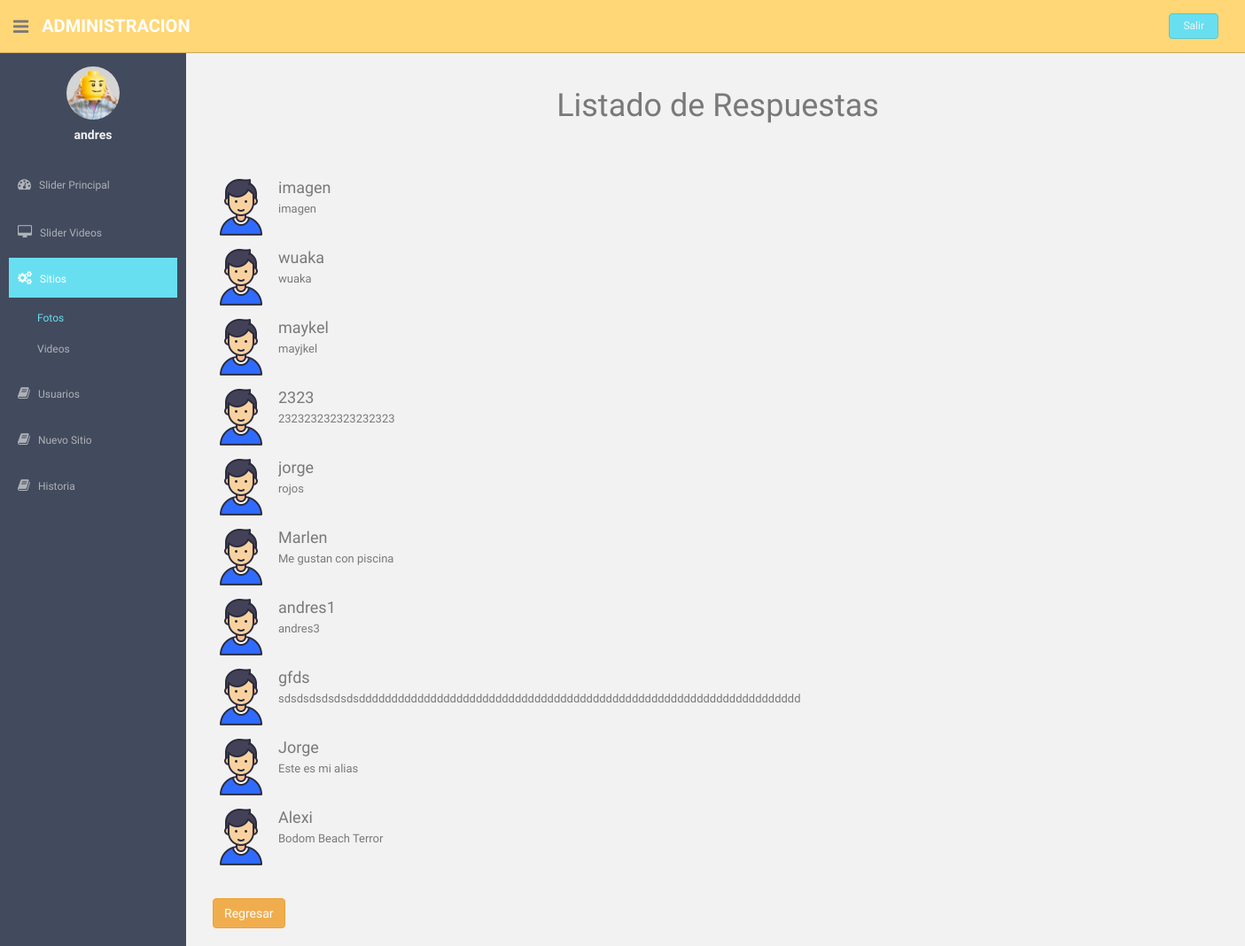
Screenshot of /_admin/foro.php (signed in) with the database file from the repository.
### tables this page shows
CREATE TABLE `foro` (
  `ID` int(7) UNSIGNED NOT NULL,
  `autor` varchar(30) NOT NULL,
  `titulo` varchar(40) NOT NULL,
  `mensaje` text NOT NULL,
  `fecha` date NOT NULL,
  `respuestas` int(11) NOT NULL DEFAULT '0',
  `identificador` int(7) NOT NULL DEFAULT '0',
  `ult_respuesta` date DEFAULT NULL,
  `imagen` varchar(100) NOT NULL
);

### _admin/foro.php (the view, shortened to what this page needs)
<!DOCTYPE html>
<html lang="en">
  <head>
    <link rel="stylesheet" type="text/css" href="assets/css/bootstrap3.3.6.min.css">
    <link href="assets/font-awesome/css/font-awesome.css" rel="stylesheet" />
    <link rel="stylesheet" type="text/css" href="assets/css/zabuto_calendar.css">
    <link rel="stylesheet" type="text/css" href="assets/js/gritter/css/jquery.gritter.css" />
    <link rel="stylesheet" type="text/css" href="assets/lineicons/style.css">
    <link href="assets/css/style.css" rel="stylesheet">
    <link href="assets/css/style-responsive.css" rel="stylesheet">
  </head>
  <body>
    <?php
    if(!empty($_SESSION['usuario']))
    {
    	?>
      <section id="container" >
          <header class="header black-bg">
                  <div class="sidebar-toggle-box">
                      <div class="fa fa-bars tooltips" data-placement="right" data-original-title="Toggle Navigation"></div>
                  </div>
                <a href="index.php" class="logo"><b>Administracion</b></a>
                <div class="top-menu">
                	<ul class="nav pull-right top-menu">
                    <li><a class="logout" href="index.php?cerrar=session">Salir</a></li>
                	</ul>
                </div>
            </header>
          <aside>
              <div id="sidebar"  class="nav-collapse ">
                  <ul class="sidebar-menu" id="nav-accordion">
                  	  <p class="centered"><a><img src="assets/img/ui-sam.jpg" class="img-circle" width="60"></a></p>
                  	  <h5 class="centered"><?php echo $_SESSION['usuario']; ?></h5>
                      <li class="mt">
                          <a href="slider_lista.php">
                              <i class="fa fa-dashboard"></i>
                              <span>Slider Principal</span>
                          </a>
                      </li>
                      <li class="sub-menu">
                          <a href="video_lista.php" >
                              <i class="fa fa-desktop"></i>
                              <span>Slider Videos</span>
                          </a>
                      </li>
                      <li class="sub-menu">
                          <a class="active" href="sitio_lista.php" >
                              <i class="fa fa-cogs"></i>
                              <span>Sitios</span>
                          </a>
                          <ul class="sub">
                              <li class="active"><a  href="fotositio_lista.php">Fotos</a></li>
                              <li><a  href="videositio_lista.php">Videos</a></li>
                          </ul>
                      </li>
                      <li class="sub-menu">
                          <a href="usuario_lista.php" >
                              <i class="fa fa-book"></i>
                              <span>Usuarios</span>
                          </a>
                      </li>
                      <li class="sub-menu">
                          <a href="sitio_lista.php" >
                              <i class="fa fa-book"></i>
                              <span>Nuevo Sitio</span>
                          </a>
                      </li>
                      <li class="sub-menu">
                          <a href="historia.php" >
                              <i class="fa fa-book"></i>
                              <span>Historia</span>
                          </a>
                      </li>
                  </ul>
              </div>
          </aside>
          <section id="main-content">
              <section class="wrapper">
                  <div class="row">
                      <div class="col-lg-12 main-chart">
                        <div class="container">
                        <h1 class="text-center">Listado de Respuestas</h1>
                        <br/>
                        <br/>
                          <?php require_once('../Connections/arqueologia.php'); ?>
<?php
  $query2 = "SELECT * FROM  foro WHERE identificador = '$id' ORDER BY fecha DESC";
  $result2 = $mysqli->query($query2);
  while($row = mysqli_fetch_array($result2, MYSQLI_ASSOC)){
    $autor = $row['autor'];
    $mensaje = $row['mensaje'];
    echo '<div class="media">
			  <div class="media-left">
			    <a>
			      <img width="64px" class="media-object" src="assets/img/person.jpg">
			    </a>
			  </div>
			  <div class="media-body">';
	echo "		<h4 class='media-heading'>$autor</h4>";
	echo "	  	$mensaje
			  </div>
		  </div>";
  }
?>
<br/><br/>
<a class="btn btn-warning" href="foro_lista.php"><span>Regresar</span></a>
                        </div>
                      </div>
                  </div>
              </section>
          </section>
      </section>
      </body>
    </html>
    	<?php
    }else
    echo "Acceso denegado";
    ?>

### _admin/assets/css/style.css (style rules this page uses)
body { color: #797979; background: #f2f2f2; font-family: 'Ruda', sans-serif; padding: 0px !important; margin: 0px !important; font-size:13px; }
ul li { list-style: none; }
a, a:hover, a:focus { text-decoration: none; outline: none; }
#container { width: 100%; height: 100%; }
.centered { text-align: center; }
.mt { margin-top: 25px; }
ul.top-menu > li > .logout { color: #f2f2f2; font-size: 12px; border-radius: 4px; -webkit-border-radius: 4px; border: 1px solid #64c3c2 !important; padding: 5px 15px; margin-right: 15px; background: #68dff0; margin-top: 15px; }
#sidebar { width: 210px; height: 100%; position: fixed; background: #424a5d; }
#sidebar h5 { color: #f2f2f2; font-weight: 700; }
#sidebar ul li { position: relative; }
#sidebar .sub-menu > .sub li { padding-left: 32px; }
#sidebar .sub-menu > .sub li:last-child { padding-bottom: 10px; }
ul.sidebar-menu , ul.sidebar-menu li ul.sub { margin: -2px 0 0; padding: 0; }
ul.sidebar-menu { margin-top: 75px; }
#sidebar > ul > li > ul.sub { display: none; }
#sidebar > ul > li.active > ul.sub, #sidebar > ul > li > ul.sub > li > a { display: block; }
ul.sidebar-menu li ul.sub li { background: #424a5d; margin-bottom: 0; margin-left: 0; margin-right: 0; }
ul.sidebar-menu li ul.sub li:last-child { border-radius: 0 0 4px 4px; -webkit-border-radius: 0 0 4px 4px; }
ul.sidebar-menu li ul.sub li a { font-size: 12px; padding: 6px 0; line-height: 35px; height: 35px; -webkit-transition: all 0.3s ease; -moz-transition: all 0.3s ease; -o-transition: all 0.3s ease; -ms-transition: all 0.3s ease; transition: all 0.3s ease; color: #aeb2b7; }
ul.sidebar-menu li ul.sub li.active a { color: #68dff0; -webkit-transition: all 0.3s ease; -moz-transition: all 0.3s ease; -o-transition: all 0.3s ease; -ms-transition: all 0.3s ease; transition: all 0.3s ease; display: block; }
ul.sidebar-menu li { margin-bottom: 5px; margin-left:10px; margin-right:10px; }
ul.sidebar-menu li.sub-menu { line-height: 15px; }
ul.sidebar-menu li a span { display: inline-block; }
ul.sidebar-menu li a { color: #aeb2b7; text-decoration: none; display: block; padding: 15px 0 15px 10px; font-size: 12px; outline: none; -webkit-transition: all 0.3s ease; -moz-transition: all 0.3s ease; -o-transition: all 0.3s ease; -ms-transition: all 0.3s ease; transition: all 0.3s ease; }
ul.sidebar-menu li a.active, ul.sidebar-menu li a:hover, ul.sidebar-menu li a:focus { background: #68dff0; color: #fff; display: block; -webkit-transition: all 0.3s ease; -moz-transition: all 0.3s ease; -o-transition: all 0.3s ease; -ms-transition: all 0.3s ease; transition: all 0.3s ease; }
ul.sidebar-menu li a i { font-size: 15px; padding-right: 6px; }
ul.sidebar-menu li a.active i { color: #fff; }
#main-content { margin-left: 210px; }
.header, .footer { min-height: 60px; padding: 0 15px; }
.header { position: fixed; left: 0; right: 0; z-index: 1002; }
.black-bg { background: #ffd777; border-bottom: 1px solid #c9aa5f; }
.wrapper { display: inline-block; margin-top: 60px; padding-left: 15px; padding-right: 15px; padding-bottom: 15px; padding-top: 0px; width: 100%; }
a.logo { font-size: 20px; color: #ffffff; float: left; margin-top: 15px; text-transform: uppercase; }
a.logo b { font-weight: 900; }
#top_menu .nav > li, ul.top-menu > li { float: left; }
ul.top-menu > li > a { color: #666666; font-size: 16px; border-radius: 4px; -webkit-border-radius: 4px; border:1px solid #666666 !important; padding: 2px 6px; margin-right: 15px; }
.sidebar-toggle-box { float: left; padding-right: 15px; margin-top: 20px; }
.sidebar-toggle-box .fa-bars { cursor: pointer; display: inline-block; font-size: 20px; }
.main-chart { padding-top: 20px; }

### rows the page displays
foro: autor "imagen", mensaje "imagen"
foro: autor "wuaka", mensaje "wuaka"
foro: autor "maykel", mensaje "mayjkel"
foro: autor "2323", mensaje "232323232323232323"
foro: autor "jorge", mensaje "rojos"
foro: autor "Marlen", mensaje "Me gustan con piscina"
foro: autor "andres1", mensaje "andres3"
foro: autor "gfds", mensaje "sdsdsdsdsdsdsdddddddddddddddddddddddddddddddddddddddddddddddddddddddddddddddddddd"
foro: autor "Jorge", mensaje "Este es mi alias"
foro: autor "Alexi", mensaje "Bodom Beach Terror"

### other values shown
$_SESSION['usuario'] "andres"
